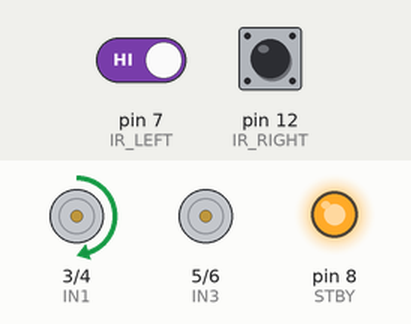
Simulated run of this sketch. Board: Arduino Uno, built with avr-gcc and run on an emulated ATmega328P. Parts: motor-driver pin pairs drawn as motors (green arrow = first pin HIGH = forward, orange = second pin HIGH = backward, longer = more drive, scaled by the enable pin, stopped while the standby pin is LOW), output pins drawn as LEDs (lit = HIGH). The test bench sets the inputs (shaded band); at power-on: pin 7 (IR_LEFT) HIGH, pin 12 (IR_RIGHT) LOW.

Above: at 1.2 s.
1.3 s: pin 7 (IR_LEFT) driven LOW
At 1.8 s:
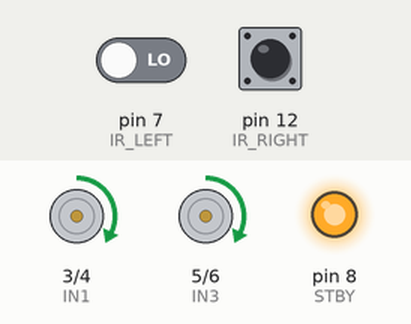
2.8 s: pin 12 (IR_RIGHT) driven HIGH
At 4.0 s:
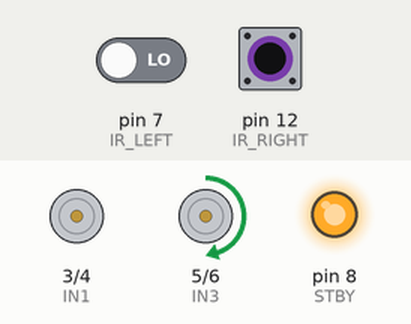
4.3 s: pin 7 (IR_LEFT) driven HIGH
At 5.2 s:
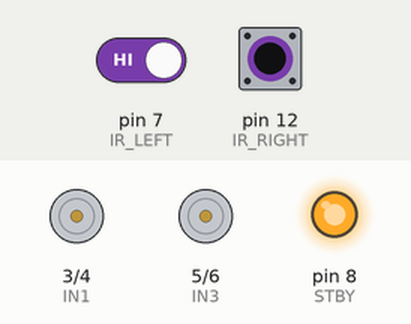
5.8 s: pin 12 (IR_RIGHT) pulsed LOW 2 times (0.12 s each, 0.3 s apart)
At 6.01 s:
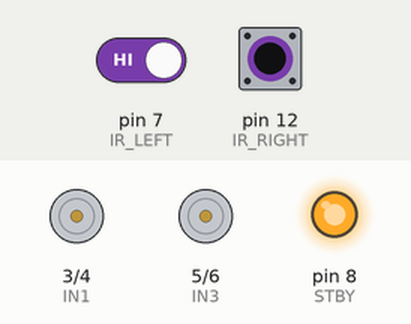
7.9 s: pin 12 (IR_RIGHT) driven LOW
At 9.0 s:
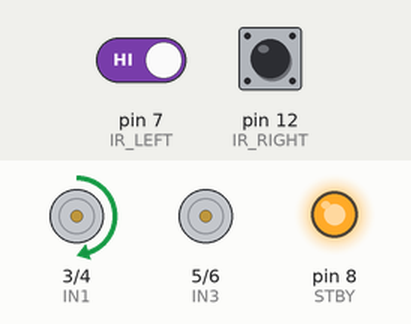
Timing chart, 0 to 10.4 s (numbered marks = the images above; inputs shaded):
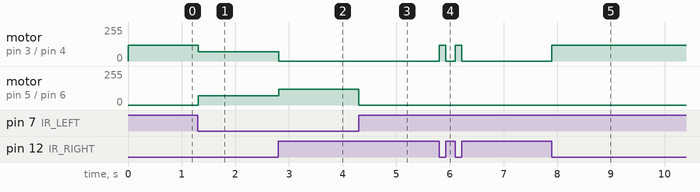

The sketch:

Line_Follower.ino
```cpp
// --- Motor Driver Pins (TB6612FNG) ---
const int IN1 = 3;
const int IN2 = 4;
const int PWMA = 9;

const int IN3 = 5;
const int IN4 = 6;
const int PWMB = 10;

const int STBY = 8;

// --- IR Sensor Pins ---
const int IR_LEFT = 7;
const int IR_RIGHT = 12;


const int speed = 50;
// --- Speeds (0 to 255) ---
const int FORWARD_SPEED = 70;
const int LEFT_TURN_SPEED = 120;
const int RIGHT_TURN_SPEED = 120;

// --- Delays (ms) ---
const int FORWARD_DELAY = 60;
const int LEFT_TURN_DELAY = 10;
const int RIGHT_TURN_DELAY = 10;

void setup() {
  pinMode(IN1, OUTPUT);
  pinMode(IN2, OUTPUT);
  pinMode(PWMA, OUTPUT);

  pinMode(IN3, OUTPUT);
  pinMode(IN4, OUTPUT);
  pinMode(PWMB, OUTPUT);

  pinMode(STBY, OUTPUT);

  pinMode(IR_LEFT, INPUT);
  pinMode(IR_RIGHT, INPUT);

  digitalWrite(STBY, HIGH);
}

void loop() {
  int leftIR = digitalRead(IR_LEFT);
  int rightIR = digitalRead(IR_RIGHT);

  if (leftIR == 0 && rightIR == 0) {
    moveForward(FORWARD_SPEED, FORWARD_DELAY);
  }
  else if (leftIR == 0 && rightIR == 1) {
    turnLeft(LEFT_TURN_SPEED, LEFT_TURN_DELAY);
  }
  else if (leftIR == 1 && rightIR == 0) {
    turnRight(RIGHT_TURN_SPEED, RIGHT_TURN_DELAY);
  }
  else {
    stopMotors();
  }
}

// --- Movement Functions with Speed + Delay ---

void moveForward(int speed, int duration) {
  digitalWrite(IN1, HIGH);
  digitalWrite(IN2, LOW);
  analogWrite(PWMA, speed);

  digitalWrite(IN3, HIGH);
  digitalWrite(IN4, LOW);
  analogWrite(PWMB, speed);

  delay(duration);
}

void turnLeft(int speed, int duration) {
  digitalWrite(IN1, LOW);
  digitalWrite(IN2, LOW);
  analogWrite(PWMA, 0);  // Stop left motor

  digitalWrite(IN3, HIGH);
  digitalWrite(IN4, LOW);
  analogWrite(PWMB, speed);  // Right motor forward

  delay(duration);
}

void turnRight(int speed, int duration) {
  digitalWrite(IN1, HIGH);
  digitalWrite(IN2, LOW);
  analogWrite(PWMA, speed);  // Left motor forward

  digitalWrite(IN3, LOW);
  digitalWrite(IN4, LOW);
  analogWrite(PWMB, 0);  // Stop right motor

  delay(duration);
}

void stopMotors() {
  analogWrite(PWMA, 0);
  analogWrite(PWMB, 0);
}
```

Measured:
- after the input at 1.3 s, motor on pin 3 (IN1) / pin 4 (IN2): forward 120/255 → forward 70/255 at once; motor on pin 5 (IN3) / pin 6 (IN4): stopped → forward 70/255 at once
- after the input at 2.8 s, motor on pin 3 (IN1) / pin 4 (IN2): forward 70/255 → stopped at once; motor on pin 5 (IN3) / pin 6 (IN4): forward 70/255 → forward 120/255 at once
- after the input at 4.3 s, motor on pin 5 (IN3) / pin 6 (IN4): forward 120/255 → stopped at once
- after the input at 5.8 s, motor on pin 3 (IN1) / pin 4 (IN2): alternates forward 120/255 for 0.12 s and stopped for 0.18 s, 4 changes in all, then stays stopped, starting at once
- after the input at 7.9 s, motor on pin 3 (IN1) / pin 4 (IN2): stopped → forward 120/255 at once
